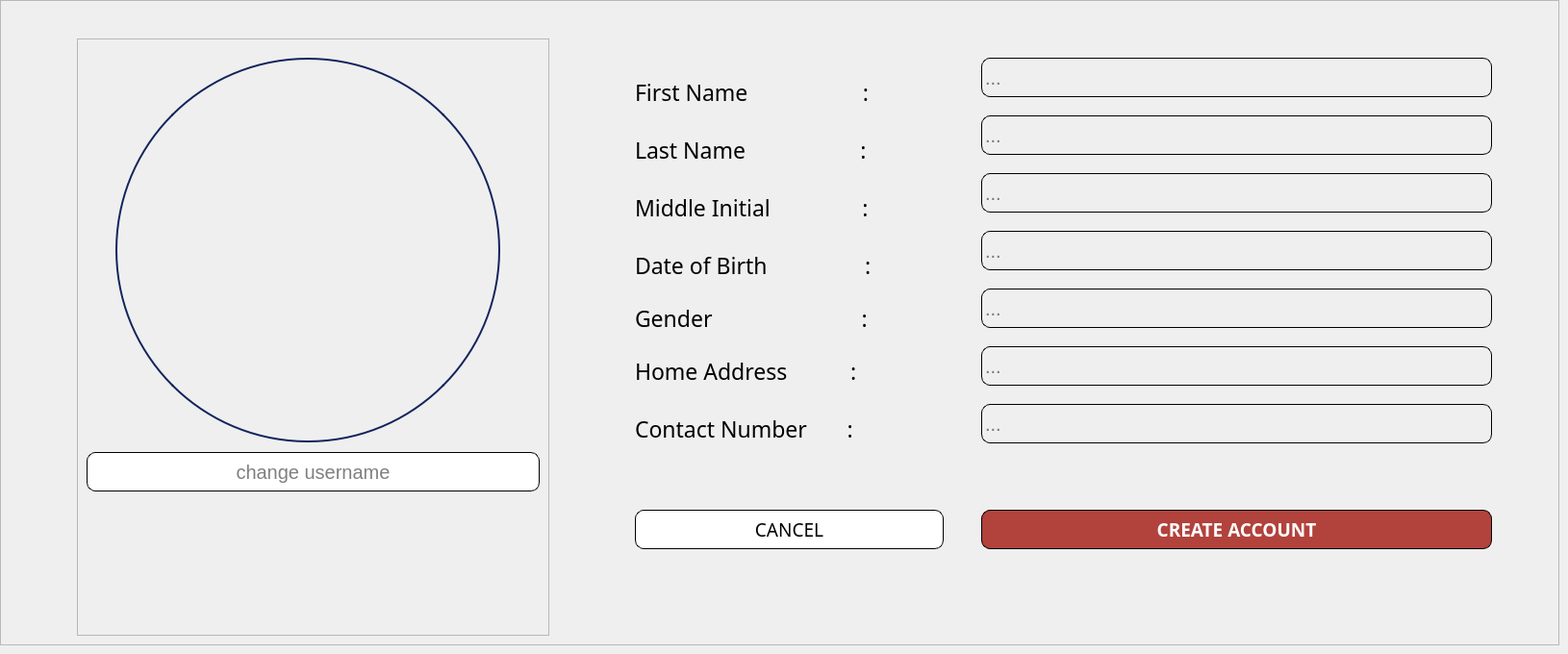
        <widget class="QWidget" name="CREATE_NEW_CASHIER_ACCOUNT">
         <widget class="QFrame" name="frame_39">
          <property name="geometry">
           <rect>
            <x>0</x>
            <y>0</y>
            <width>1621</width>
            <height>671</height>
           </rect>
          </property>
          <property name="frameShape">
           <enum>QFrame::StyledPanel</enum>
          </property>
          <property name="frameShadow">
           <enum>QFrame::Raised</enum>
          </property>
          <widget class="QFrame" name="frame_40">
           <property name="geometry">
            <rect>
             <x>80</x>
             <y>40</y>
             <width>491</width>
             <height>621</height>
            </rect>
           </property>
           <property name="frameShape">
            <enum>QFrame::StyledPanel</enum>
           </property>
           <property name="frameShadow">
            <enum>QFrame::Raised</enum>
           </property>
           <widget class="QLabel" name="label_createUSER_profile_pic_cashier">
            <property name="geometry">
             <rect>
              <x>40</x>
              <y>20</y>
              <width>400</width>
              <height>400</height>
             </rect>
            </property>
            <property name="styleSheet">
             <string notr="true">border-radius: 200px;   /* half of 400 */
border: 2px solid #12245c;  /* optional: blue border */
</string>
            </property>
            <property name="text">
             <string/>
            </property>
            <property name="pixmap">
             <pixmap resource="jj_owner_resources.qrc">:/JJimages/userProfilepicture.png</pixmap>
            </property>
            <property name="scaledContents">
             <bool>true</bool>
            </property>
           </widget>
           <widget class="QLineEdit" name="lineEdit_setUSERNAME_cashier">
            <property name="geometry">
             <rect>
              <x>10</x>
              <y>430</y>
              <width>471</width>
              <height>41</height>
             </rect>
            </property>
            <property name="font">
             <font>
              <pointsize>15</pointsize>
             </font>
            </property>
            <property name="styleSheet">
             <string notr="true">border: 1px solid #000000; 
border-radius: 9px; 
padding: 1px;</string>
            </property>
            <property name="text">
             <string/>
            </property>
            <property name="alignment">
             <set>Qt::AlignCenter</set>
            </property>
            <property name="placeholderText">
             <string>change username</string>
            </property>
           </widget>
          </widget>
          <widget class="QFrame" name="frame_41">
           <property name="geometry">
            <rect>
             <x>610</x>
             <y>-60</y>
             <width>961</width>
             <height>561</height>
            </rect>
           </property>
           <property name="font">
            <font>
             <pointsize>7</pointsize>
            </font>
           </property>
           <property name="styleSheet">
            <string notr="true">background: transparent;</string>
           </property>
           <property name="frameShape">
            <enum>QFrame::StyledPanel</enum>
           </property>
           <property name="frameShadow">
            <enum>QFrame::Raised</enum>
           </property>
           <widget class="QLabel" name="label_100">
            <property name="geometry">
             <rect>
              <x>50</x>
              <y>140</y>
              <width>321</width>
              <height>31</height>
             </rect>
            </property>
            <property name="font">
             <font>
              <family>Poppins Medium</family>
              <pointsize>17</pointsize>
             </font>
            </property>
            <property name="text">
             <string>First Name                    :</string>
            </property>
           </widget>
           <widget class="QLabel" name="label_101">
            <property name="geometry">
             <rect>
              <x>50</x>
              <y>200</y>
              <width>301</width>
              <height>31</height>
             </rect>
            </property>
            <property name="font">
             <font>
              <family>Poppins Medium</family>
              <pointsize>17</pointsize>
             </font>
            </property>
            <property name="text">
             <string>Last Name                    :</string>
            </property>
           </widget>
           <widget class="QLabel" name="label_103">
            <property name="geometry">
             <rect>
              <x>50</x>
              <y>250</y>
              <width>321</width>
              <height>51</height>
             </rect>
            </property>
            <property name="font">
             <font>
              <family>Poppins Medium</family>
              <pointsize>17</pointsize>
             </font>
            </property>
            <property name="text">
             <string>Middle Initial                :</string>
            </property>
           </widget>
           <widget class="QLabel" name="label_104">
            <property name="geometry">
             <rect>
              <x>50</x>
              <y>310</y>
              <width>311</width>
              <height>51</height>
             </rect>
            </property>
            <property name="font">
             <font>
              <family>Poppins Medium</family>
              <pointsize>17</pointsize>
             </font>
            </property>
            <property name="text">
             <string>Date of Birth                 :</string>
            </property>
           </widget>
           <widget class="QLabel" name="label_121">
            <property name="geometry">
             <rect>
              <x>50</x>
              <y>370</y>
              <width>311</width>
              <height>41</height>
             </rect>
            </property>
            <property name="font">
             <font>
              <family>Poppins Medium</family>
              <pointsize>17</pointsize>
             </font>
            </property>
            <property name="text">
             <string>Gender                          :</string>
            </property>
           </widget>
           <widget class="QLabel" name="label_122">
            <property name="geometry">
             <rect>
              <x>50</x>
              <y>410</y>
              <width>311</width>
              <height>71</height>
             </rect>
            </property>
            <property name="font">
             <font>
              <family>Poppins Medium</family>
              <pointsize>17</pointsize>
             </font>
            </property>
            <property name="text">
             <string>Home Address           :</string>
            </property>
           </widget>
           <widget class="QLabel" name="label_123">
            <property name="geometry">
             <rect>
              <x>50</x>
              <y>460</y>
              <width>321</width>
              <height>91</height>
             </rect>
            </property>
            <property name="font">
             <font>
              <family>Poppins Medium</family>
              <pointsize>17</pointsize>
             </font>
            </property>
            <property name="text">
             <string>Contact Number       :</string>
            </property>
           </widget>
           <widget class="QLineEdit" name="lineEdit__createFname_cashier">
            <property name="geometry">
             <rect>
              <x>410</x>
              <y>120</y>
              <width>531</width>
              <height>41</height>
             </rect>
            </property>
            <property name="font">
             <font>
              <pointsize>15</pointsize>
             </font>
            </property>
            <property name="styleSheet">
             <string notr="true">border: 1px solid #000000; 
border-radius: 9px; 
padding: 1px;</string>
            </property>
            <property name="text">
             <string/>
            </property>
            <property name="placeholderText">
             <string>...</string>
            </property>
           </widget>
           <widget class="QLineEdit" name="lineEdit__createLname_cashier">
            <property name="geometry">
             <rect>
              <x>410</x>
              <y>180</y>
              <width>531</width>
              <height>41</height>
             </rect>
            </property>
            <property name="font">
             <font>
              <pointsize>15</pointsize>
             </font>
            </property>
            <property name="styleSheet">
             <string notr="true">border: 1px solid #000000; 
border-radius: 9px; 
padding: 1px;</string>
            </property>
            <property name="text">
             <string/>
            </property>
            <property name="placeholderText">
             <string>...</string>
            </property>
           </widget>
           <widget class="QLineEdit" name="lineEdit__createMidInitial_cashier">
            <property name="geometry">
             <rect>
              <x>410</x>
              <y>240</y>
              <width>531</width>
              <height>41</height>
             </rect>
            </property>
            <property name="font">
             <font>
              <pointsize>15</pointsize>
             </font>
            </property>
            <property name="styleSheet">
             <string notr="true">border: 1px solid #000000; 
border-radius: 9px; 
padding: 1px;</string>
            </property>
            <property name="text">
             <string/>
            </property>
            <property name="placeholderText">
             <string>...</string>
            </property>
           </widget>
           <widget class="QLineEdit" name="lineEdit__createDOB_cashier">
            <property name="geometry">
             <rect>
              <x>410</x>
              <y>300</y>
              <width>531</width>
              <height>41</height>
             </rect>
            </property>
            <property name="font">
             <font>
              <pointsize>15</pointsize>
             </font>
            </property>
            <property name="styleSheet">
             <string notr="true">border: 1px solid #000000; 
border-radius: 9px; 
padding: 1px;</string>
            </property>
            <property name="text">
             <string/>
            </property>
            <property name="placeholderText">
             <string>...</string>
            </property>
           </widget>
           <widget class="QLineEdit" name="lineEdit__createGender_cashier">
            <property name="geometry">
             <rect>
              <x>410</x>
              <y>360</y>
              <width>531</width>
              <height>41</height>
             </rect>
            </property>
            <property name="font">
             <font>
              <pointsize>15</pointsize>
             </font>
            </property>
            <property name="styleSheet">
             <string notr="true">border: 1px solid #000000; 
border-radius: 9px; 
padding: 1px;</string>
            </property>
            <property name="text">
             <string/>
            </property>
            <property name="placeholderText">
             <string>...</string>
            </property>
           </widget>
           <widget class="QLineEdit" name="lineEdit__createHomeAddress_cashier">
            <property name="geometry">
             <rect>
              <x>410</x>
              <y>420</y>
              <width>531</width>
              <height>41</height>
             </rect>
            </property>
            <property name="font">
             <font>
              <pointsize>15</pointsize>
             </font>
            </property>
            <property name="styleSheet">
             <string notr="true">border: 1px solid #000000; 
border-radius: 9px; 
padding: 1px;</string>
            </property>
            <property name="text">
             <string/>
            </property>
            <property name="placeholderText">
             <string>...</string>
            </property>
           </widget>
           <widget class="QLineEdit" name="lineEdit_createContactNum_cashier">
            <property name="geometry">
             <rect>
              <x>410</x>
              <y>480</y>
              <width>531</width>
              <height>41</height>
             </rect>
            </property>
            <property name="font">
             <font>
              <pointsize>15</pointsize>
             </font>
            </property>
            <property name="styleSheet">
             <string notr="true">border: 1px solid #000000; 
border-radius: 9px; 
padding: 1px;</string>
            </property>
            <property name="text">
             <string/>
            </property>
            <property name="placeholderText">
             <string>...</string>
            </property>
           </widget>
          </widget>
          <widget class="QPushButton" name="pushButton_CreateAccount_cashier">
           <property name="geometry">
            <rect>
             <x>1020</x>
             <y>530</y>
             <width>531</width>
             <height>41</height>
            </rect>
           </property>
           <property name="font">
            <font>
             <family>Poppins Medium</family>
             <pointsize>14</pointsize>
             <weight>62</weight>
             <bold>true</bold>
            </font>
           </property>
           <property name="styleSheet">
            <string notr="true">
color: #ffffff;
border: 1px solid #000000; 
border-radius: 9px; 
padding: 3px; 
background-color: #b2423c; 
font-weight: 500;
</string>
           </property>
           <property name="text">
            <string>CREATE ACCOUNT</string>
           </property>
          </widget>
          <widget class="QPushButton" name="pushButton_cancelCreateAccount_cashier">
           <property name="geometry">
            <rect>
             <x>660</x>
             <y>530</y>
             <width>321</width>
             <height>41</height>
            </rect>
           </property>
           <property name="font">
            <font>
             <family>Poppins Medium</family>
             <pointsize>14</pointsize>
            </font>
           </property>
           <property name="styleSheet">
            <string notr="true">/* Default Inactive Buttons */
QPushButton {
color: #000000;
border: 1px solid #000000; 
border-radius: 9px; 
padding: 3px; 
background-color: #ffffff; 
}
/* Hover Effect on Inactive Buttons */
QPushButton:hover {
    background-color:#dbdcd8;
color:black;
font-weight: 500;
}

/* Active Button (Current Page) */
QPushButton#activeButton {
    background-color: #dbdcd8;
    color: black;
font-weight: 500;
}
</string>
           </property>
           <property name="text">
            <string>CANCEL</string>
           </property>
          </widget>
         </widget>
        </widget>
